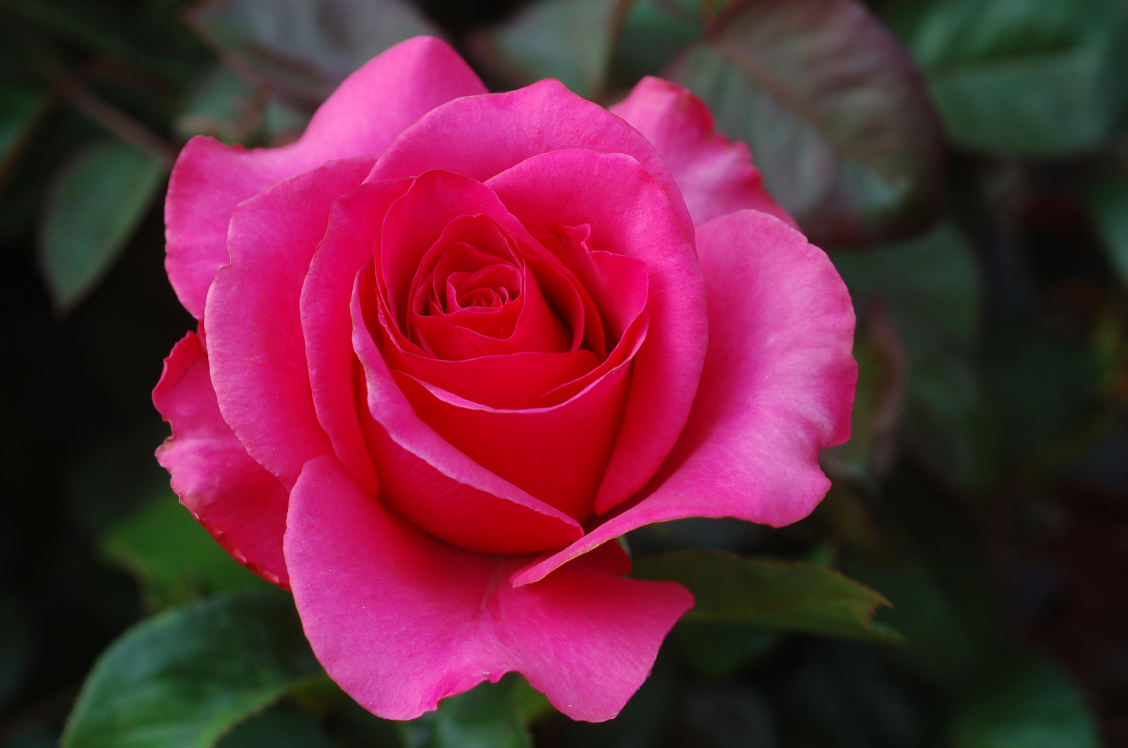
#> input picture 2025-1학기/영상처리 실제/과제/imageProcessing/imgSet/rose.jpg, 2256 x 1496 px (shown at 1/2 size)
$ python ex7_.py
#> lines starting #> are read from the running program, lines starting #| are printed output that depends on the picture; after the words box and inside, x2 and y2 are one past the last pixel; in counts of white or black regions, pixels touching at a corner belong together
import cv2 as cv

img = cv.imread('../imgSet/rose.jpg')
#> img is the input picture: shape (1496, 2256, 3); mean B, G, R 58.2, 38.4, 100.7
patch = img[250:350, 170:270, :]
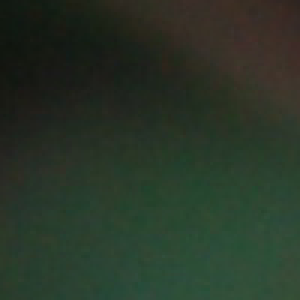
#> patch: shape (100, 100, 3) (shown 3 times larger); mean B, G, R 39.6, 53.2, 40.7

# 원본 이미지에 빨간색 사각형 그리기
img = cv.rectangle(img, (170, 250), (270, 350), (255, 0, 0), 3)
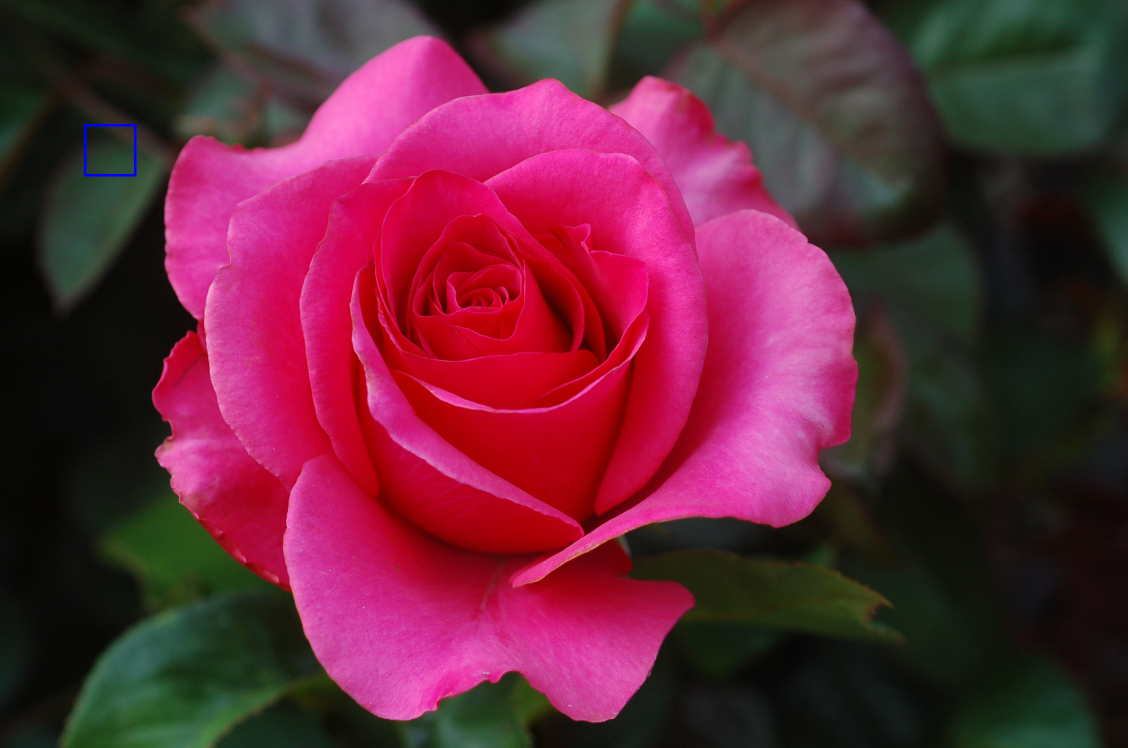
#> img: shape (1496, 2256, 3) (shown at 1/2 size); 0.06% of pixels changed, all inside (x1, y1, x2, y2) = (168, 248, 273, 353)

# 다양한 보간법으로 패치 크기 변경
patch1 = cv.resize(patch, dsize=(0, 0), fx=5, fy=5, interpolation=cv.INTER_NEAREST)
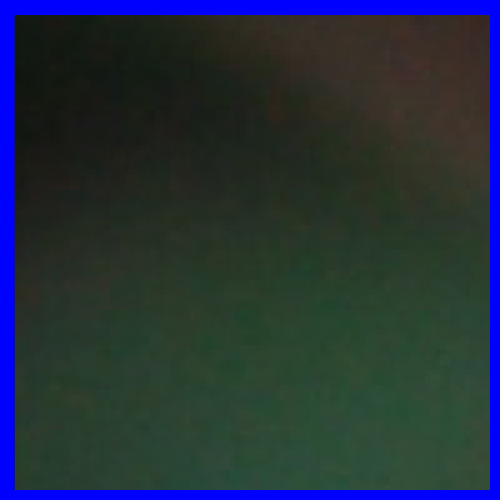
#> patch1: shape (500, 500, 3); mean B, G, R 60.8, 48.4, 36.6
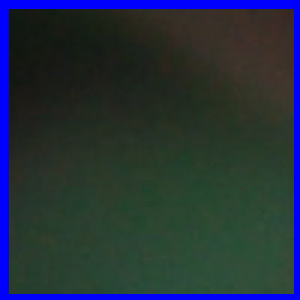
#> patch: shape (100, 100, 3) (shown 3 times larger); 9.75% of pixels changed, all inside (x1, y1, x2, y2) = (0, 0, 100, 100)
patch2 = cv.resize(patch, dsize=(0, 0), fx=5, fy=5, interpolation=cv.INTER_LINEAR)
patch3 = cv.resize(patch, dsize=(0, 0), fx=5, fy=5, interpolation=cv.INTER_CUBIC)

# 결과 출력
cv.imshow('Original', img)
cv.imshow('Resize nearest', patch1)
cv.imshow('Resize bilinear', patch2)
cv.imshow('Resize bicubic', patch3)

cv.waitKey()
cv.destroyAllWindows()

$ run again, with 2025-1학기/영상처리 실제/과제/imageProcessing/imgSet/mot_color70.jpg copied over 2025-1학기/영상처리 실제/과제/imageProcessing/imgSet/rose.jpg
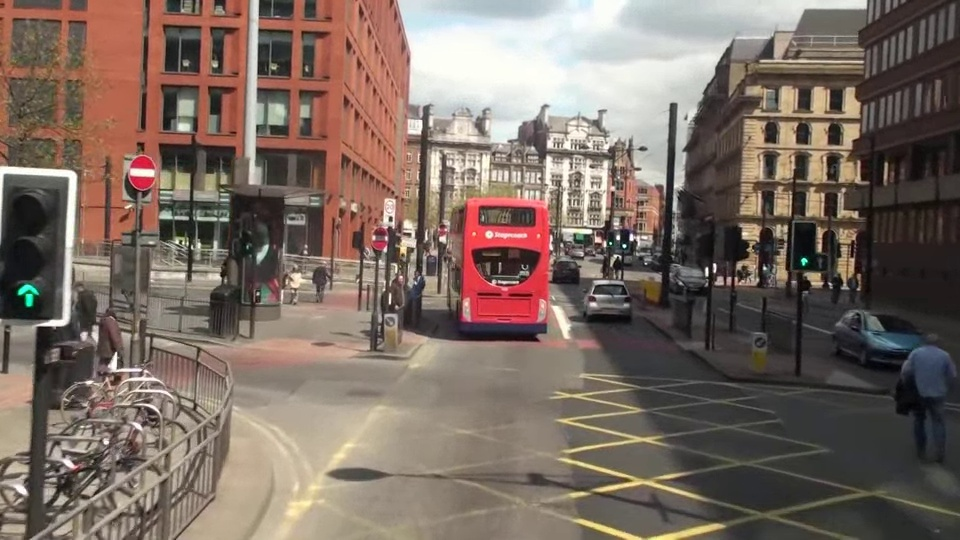
#> input picture 2025-1학기/영상처리 실제/과제/imageProcessing/imgSet/mot_color70.jpg, 960 x 540 px
#> img is the input picture: shape (540, 960, 3); mean B, G, R 98.4, 107.7, 123.2
#> `img = cv.rectangle(img, (170, 250), (270, 350), (255, 0, 0), 3)`:
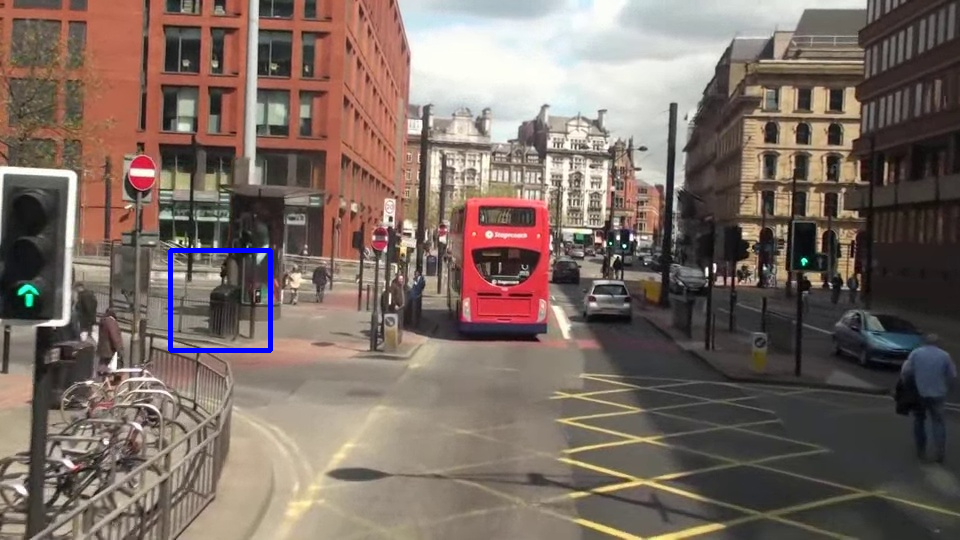
#> img: shape (540, 960, 3); 0.38% of pixels changed, all inside (x1, y1, x2, y2) = (168, 248, 273, 353)
#> `patch1 = cv.resize(patch, dsize=(0, 0), fx=5, fy=5, interpolation=cv.I..`:
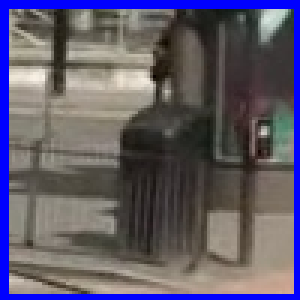
#> patch: shape (100, 100, 3) (shown 3 times larger); mean B, G, R 106.3, 90.1, 95.8

$ run again, with 2025-1학기/영상처리 실제/과제/imageProcessing/imgSet/mot_color83.jpg copied over 2025-1학기/영상처리 실제/과제/imageProcessing/imgSet/rose.jpg
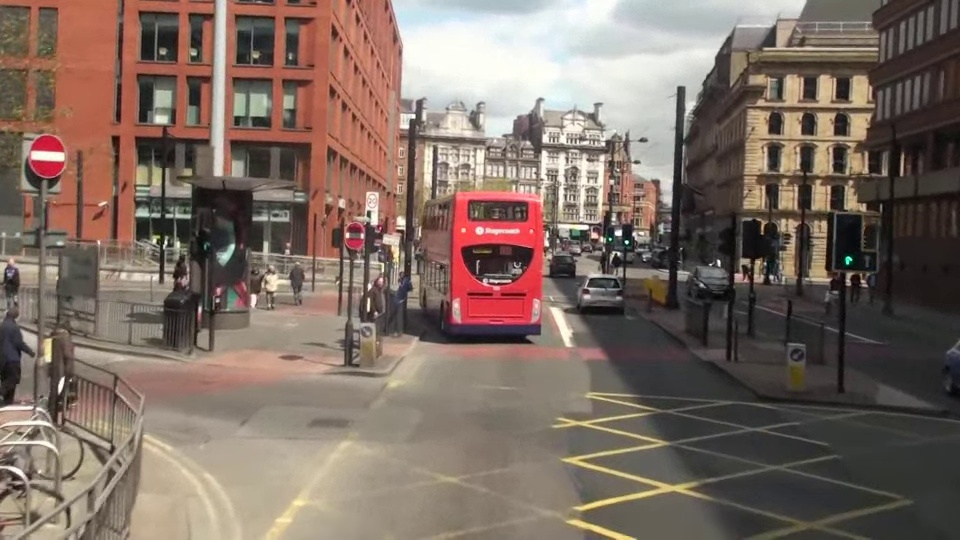
#> input picture 2025-1학기/영상처리 실제/과제/imageProcessing/imgSet/mot_color83.jpg, 960 x 540 px
#> img is the input picture: shape (540, 960, 3); mean B, G, R 99.1, 108.8, 125.8
#> `img = cv.rectangle(img, (170, 250), (270, 350), (255, 0, 0), 3)`:
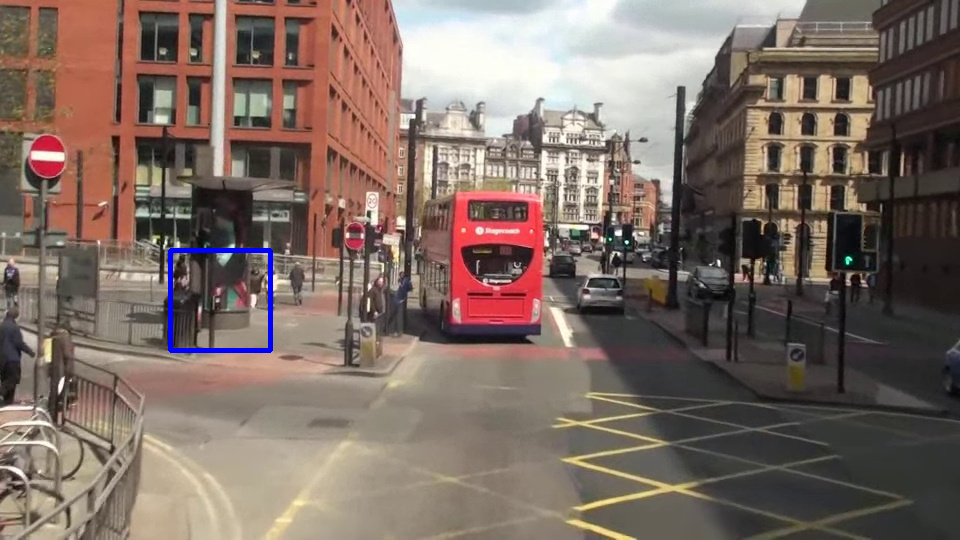
#> img: shape (540, 960, 3); 0.38% of pixels changed, all inside (x1, y1, x2, y2) = (168, 248, 273, 353)
#> `patch1 = cv.resize(patch, dsize=(0, 0), fx=5, fy=5, interpolation=cv.I..`:
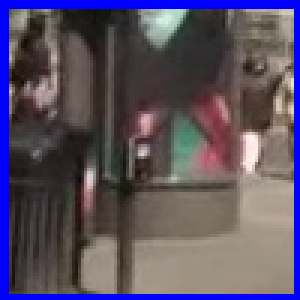
#> patch: shape (100, 100, 3) (shown 3 times larger); mean B, G, R 99.2, 80.5, 90.1
